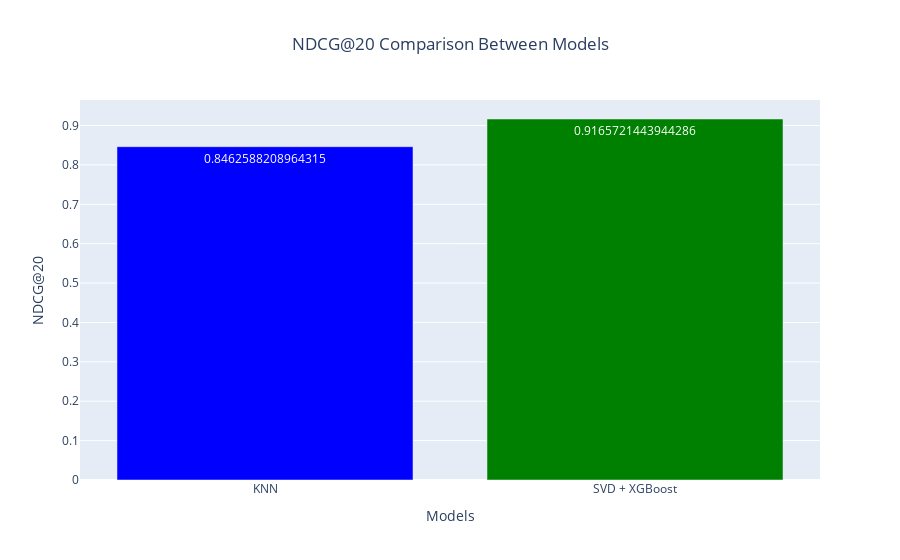

The notebook cell saved with this chart:
### Code cell
import plotly.express as px

# RMSE values for the models
models = ['KNN', 'SVD + XGBoost']
ndcg_values = [mean_ndcg, avg_ndcg]

# Create a bar plot using Plotly
fig = px.bar(x=models, y=ndcg_values, 
             labels={'x': 'Models', 'y': 'NDCG@20'}, 
             title='NDCG@20 Comparison Between Models', 
             text=ndcg_values)

# Customize the layout
fig.update_traces(marker_color=['blue', 'green'])
fig.update_layout(title_x=0.5)  # Center the title

# Show the plot
fig.show()

### Figure 1 — Plotly figure (JSON) as saved in the notebook; plotly's stock layout.template omitted (floating-point values rounded to 4 significant figures)
{"data": [{"alignmentgroup": "True", "hovertemplate": "Models=%{x}<br>NDCG@20=%{y}<br>text=%{text}<extra></extra>", "legendgroup": "", "marker": {"color": ["blue", "green"], "pattern": {"shape": ""}}, "name": "", "offsetgroup": "", "orientation": "v", "showlegend": false, "text": [0.8463, 0.9166], "textposition": "auto", "type": "bar", "x": ["KNN", "SVD + XGBoost"], "xaxis": "x", "y": [0.8463, 0.9166], "yaxis": "y"}], "layout": {"barmode": "relative", "legend": {"tracegroupgap": 0}, "title": {"text": "NDCG@20 Comparison Between Models", "x": 0.5}, "xaxis": {"anchor": "y", "domain": [0, 1], "title": {"text": "Models"}}, "yaxis": {"anchor": "x", "domain": [0, 1], "title": {"text": "NDCG@20"}}}}
